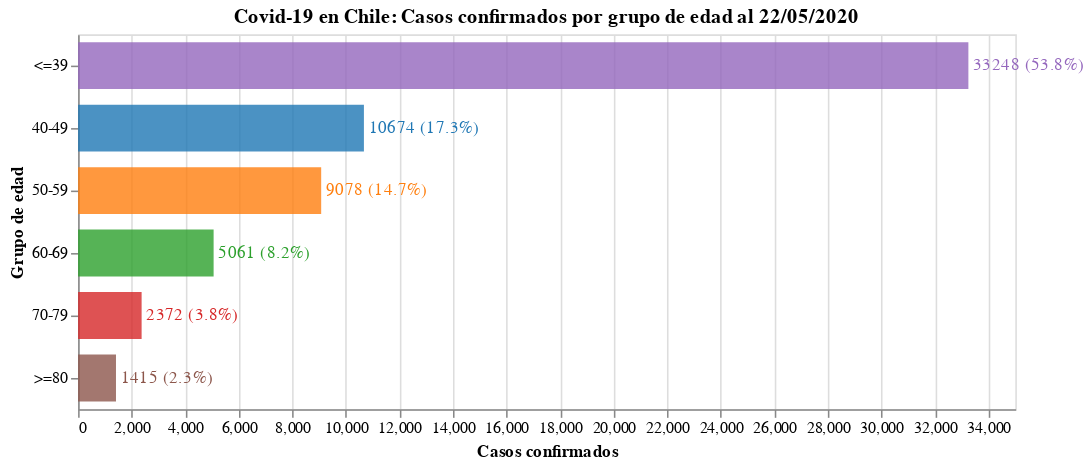

Notebook code cell kept with this figure:
### Code cell
#hide_input
bars = alt.Chart(cases.reset_index()).mark_bar(opacity=0.8, size=30).encode(
    x = alt.X('Casos confirmados'),
    y = alt.Y('Grupo de edad', sort=['<=39', '40-49', '50-59', '60-69', '70-79', '>=80']),
    tooltip = ['Grupo de edad', 'Casos confirmados', 'Porcentaje'],
    color = alt.Color('Grupo de edad', scale=alt.Scale(scheme='category10'), legend=None),
    order = alt.Order('index:O')
)

text = bars.mark_text(
    align='left',
    baseline='middle',
    dx=3  # Nudges text to right so it doesn't appear on top of the bar
).encode(
    text=alt.Text('Texto')
)

bars.properties(
    title = f"Covid-19 en Chile: Casos confirmados por grupo de edad al {pd.to_datetime(today).strftime('%d/%m/%Y')}",
    width = 600,
    height = alt.Step(40)
) + text

### Figure 1 — Vega-Lite specification as saved in the notebook (floating-point values rounded to 4 significant figures)
{"config": {"view": {"continuousWidth": 400, "continuousHeight": 300}}, "layer": [{"mark": {"type": "bar", "opacity": 0.8, "size": 30}, "encoding": {"color": {"type": "nominal", "field": "Grupo de edad", "legend": null, "scale": {"scheme": "category10"}}, "order": {"type": "ordinal", "field": "index"}, "tooltip": [{"type": "nominal", "field": "Grupo de edad"}, {"type": "quantitative", "field": "Casos confirmados"}, {"type": "quantitative", "field": "Porcentaje"}], "x": {"type": "quantitative", "field": "Casos confirmados"}, "y": {"type": "nominal", "field": "Grupo de edad", "sort": ["<=39", "40-49", "50-59", "60-69", "70-79", ">=80"]}}, "height": {"step": 40}, "title": "Covid-19 en Chile: Casos confirmados por grupo de edad al 22/05/2020", "width": 600}, {"mark": {"type": "text", "align": "left", "baseline": "middle", "dx": 3}, "encoding": {"color": {"type": "nominal", "field": "Grupo de edad", "legend": null, "scale": {"scheme": "category10"}}, "order": {"type": "ordinal", "field": "index"}, "text": {"type": "nominal", "field": "Texto"}, "tooltip": [{"type": "nominal", "field": "Grupo de edad"}, {"type": "quantitative", "field": "Casos confirmados"}, {"type": "quantitative", "field": "Porcentaje"}], "x": {"type": "quantitative", "field": "Casos confirmados"}, "y": {"type": "nominal", "field": "Grupo de edad", "sort": ["<=39", "40-49", "50-59", "60-69", "70-79", ">=80"]}}}], "data": {"name": "data-dbf66c166854de76a61ad027c12e3279"}, "$schema": "https://vega.github.io/schema/vega-lite/v4.8.1.json", "datasets": {"data-dbf66c166854de76a61ad027c12e3279": [{"index": 0, "Grupo de edad": "<=39", "Casos confirmados": 33248, "Porcentaje": 53.8, "Texto": "33248 (53.8%)"}, {"index": 1, "Grupo de edad": "40-49", "Casos confirmados": 10674, "Porcentaje": 17.3, "Texto": "10674 (17.3%)"}, {"index": 2, "Grupo de edad": "50-59", "Casos confirmados": 9078, "Porcentaje": 14.7, "Texto": "9078 (14.7%)"}, {"index": 3, "Grupo de edad": "60-69", "Casos confirmados": 5061, "Porcentaje": 8.2, "Texto": "5061 (8.2%)"}, {"index": 4, "Grupo de edad": "70-79", "Casos confirmados": 2372, "Porcentaje": 3.8, "Texto": "2372 (3.8%)"}, {"index": 5, "Grupo de edad": ">=80", "Casos confirmados": 1415, "Porcentaje": 2.3, "Texto": "1415 (2.3%)"}]}}
